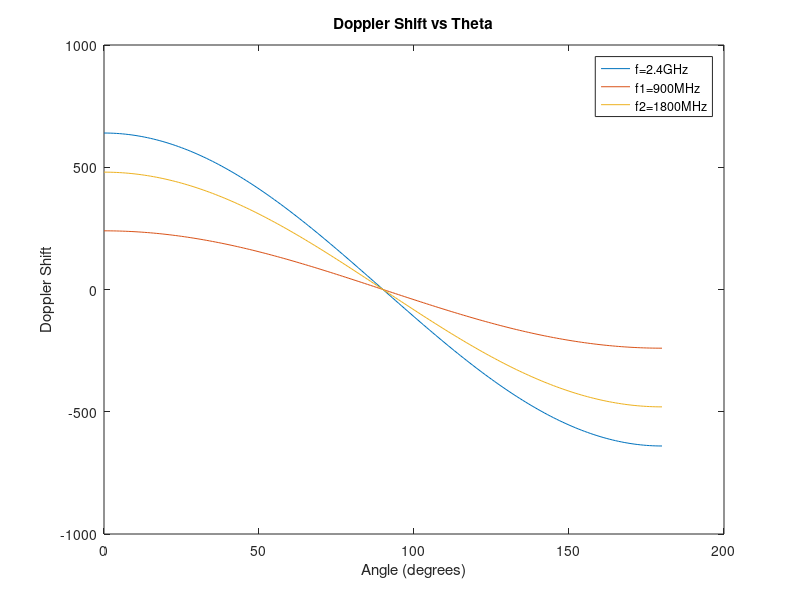

Source code (MATLAB):
% Lab 6 - Simulation of Doppler effect in MATLAB

close all;
clc;
clear all;

% Parameters
f = 2.4*10^9; % Hz
f1 = 900 * 10^6;
f2 = 1800 * 10^6;
c = 3*10^8; % m/s
v = 80; % m/s
d = 1000; % m

% Calculating lambda (l)
l = c/f;
l1 = c/f1;
l2 = c/f2;

% Doppler Shift vs Theta
for i = 1:181
    theta = (i-1) * pi/180;
    ds(i) = (v/l) * cos(theta);
    ds1(i) = (v/l1) * cos(theta);
    ds2(i) = (v/l2) * cos(theta);
end

% Plotting
theta_deg = 0:180;
plot(theta_deg, ds);
xlabel('Angle (degrees)');
ylabel('Doppler Shift');
title('Doppler Shift vs Theta');
hold on;
plot(theta_deg,ds1);
plot(theta_deg,ds2);
legend('f=2.4GHz','f1=900MHz','f2=1800MHz')